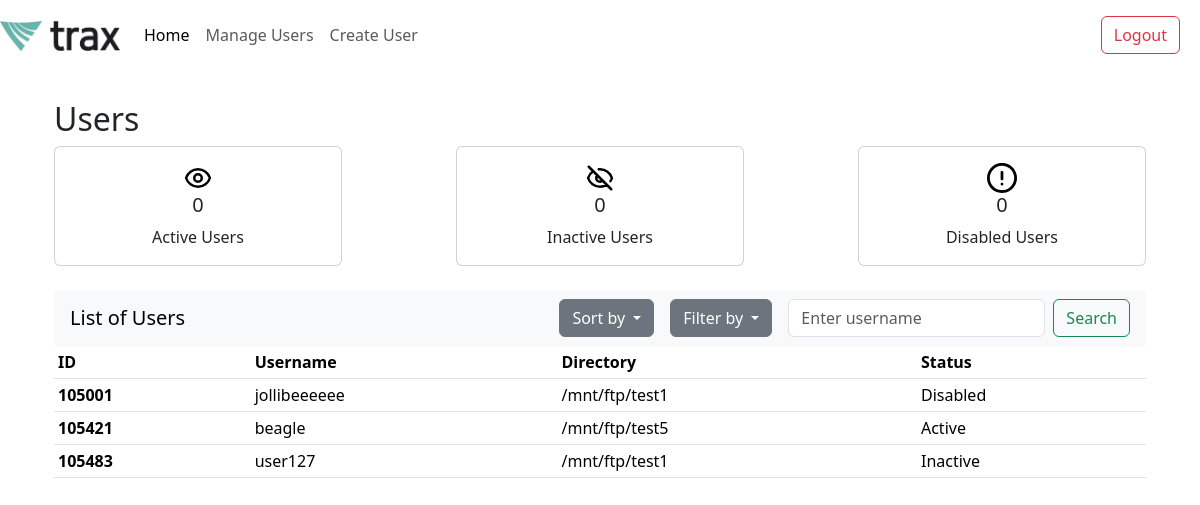
/home (signed in), run on an earlier commit of the app's database.
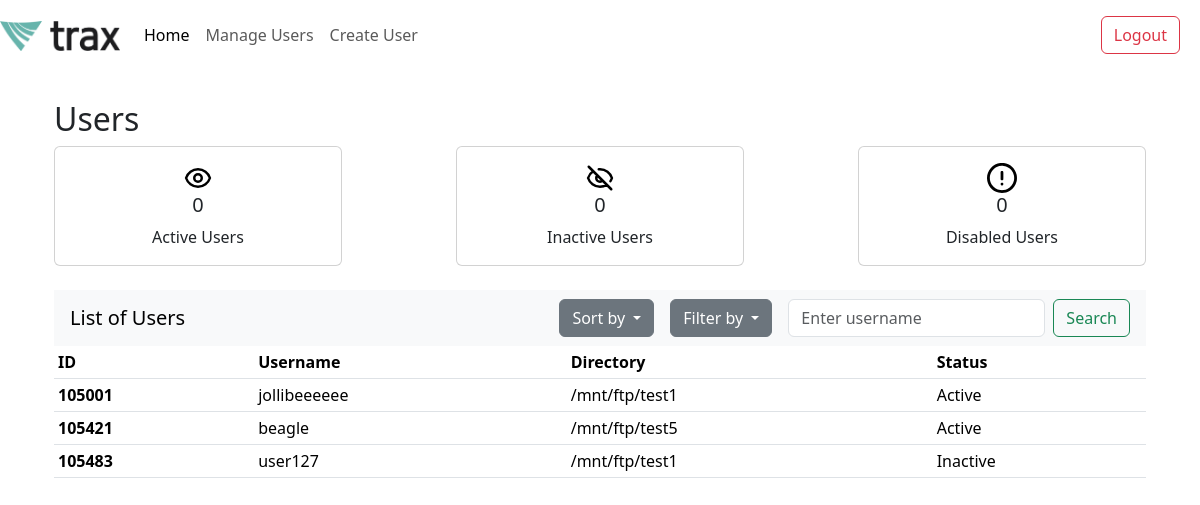
And on a later commit of the database.
### app.py (models this page shows, shortened)
class User(db.Model):
    id = db.Column(db.Integer, primary_key=True)
    username = db.Column(db.String(80), nullable=False, unique=True)
    password = db.Column(db.String(120), nullable=False)
    directory = db.Column(db.String(120), nullable=False)
    status = db.Column(db.String(10), nullable=False)

### app.py (the view)
@app.route('/home', methods=['GET'])
def home():
    if not session.get("username"):
        return redirect("/login")
    sort_by = request.args.get('sort_by', 'id')
    filter_status = request.args.get('filter_by', 'all')
    search_query = request.args.get('search', '')
    users = get_filtered_sorted_users(sort_by, filter_status, search_query)
    return render_template('home.html', users=users)

### app.py (called while the page is built)
def get_filtered_sorted_users(sort_by='id', filter_status='all', search_query=''):
    query = User.query
    if filter_status == 'active':
        query = query.filter_by(status='Active')
    elif filter_status == 'inactive':
        query = query.filter(User.status.in_(['Inactive', 'Disabled']))
    elif filter_status == 'all':
        query = query.filter(User.status.in_(['Active', 'Inactive', 'Disabled']))
    if sort_by == 'username':
        query = query.order_by(User.username)
    elif sort_by == 'id':
        query = query.order_by(User.id)
    elif sort_by == 'directory':
        query = query.order_by(User.directory)
    if search_query:
        query = query.filter(User.username.like(f'%{search_query}%'))  # case insensitive search
    return query.all()

### templates/home.html (shortened to what this page needs)
<!DOCTYPE html>
<html lang="en">
<head>
    <link href="https://cdn.jsdelivr.net/npm/bootstrap@5.3.3/dist/css/bootstrap.min.css" rel="stylesheet">
</head>
<body>
    {% extends "index.html" %}
    {% block content %}
    <div class="container">
        <h2>Users</h2>
        {% include 'card_component.html' %}
        <div class="table-responsive">
            {% include 'user_table.html' %}
        </div>
    </div>
    {% endblock %}

### templates/index.html (shortened to what this page needs)
<!DOCTYPE html>
<html lang="en">
<head>
    <link rel="stylesheet" href="{{ url_for('static', filename='home.css') }}">
    <link rel="stylesheet" href="{{ url_for('static', filename='manage-user.css') }}">
    <link href="https://cdn.jsdelivr.net/npm/bootstrap@5.3.3/dist/css/bootstrap.min.css" rel="stylesheet">
</head>
<body>
    <nav class="navbar navbar-expand-lg navbar-light" style="background-color: white;" aria-label="Main navigation">
      <a href="{{ url_for('home') }}" class="navbar-brand">
        <img src="{{ url_for('static', filename='img/trax logo.jpg') }}" width="120" height="30" alt="Trax Tech Logo">
      </a>
      <div id="navbarNavAltMarkup" class="collapse navbar-collapse">
        <div class="navbar-nav">
            <a href="{{ url_for('home') }}" class="nav-item nav-link {% if request.endpoint == 'home' %}active{% endif %}">Home</a>
            <a class="nav-item nav-link {% if request.endpoint == 'manage_user' %}active{% endif %}">Manage Users</a>
            <a href="#" class="nav-item nav-link">Create User</a>
        </div>
      </div>
      <nav class="navbar navbar-light" style="background-color: white;" aria-label="Secondary navigation">
        <form class="form-inline">
          <button class="btn btn-outline-danger" type="button" style="margin-right: 20px" onclick="logout()">Logout</button>
        </form>
      </nav>
    </nav>
    <section id="content" class="content-section">
      <div class="container">
        {% block content %}
        {% endblock %}
      </div>
    </section>
</body>
</html>

### templates/card_component.html (shortened to what this page needs)
<!DOCTYPE html>
<html lang="en">
<head>
    <link href="https://cdn.jsdelivr.net/npm/bootstrap@5.3.3/dist/css/bootstrap.min.css" rel="stylesheet">
</head>
<body>
    <div class="card-container d-flex justify-content-between">
        <div class="card text-center" style="width: 18rem;">
            <div class="card-body">
                <img src="static/img/eye-svgrepo-com.svg" alt="Active Card Icon" style="width: 30px; height: 30px;">
                <h5 id="active-users" class="card-title">0</h5>
                <p class="card-text">Active Users</p>
            </div>
        </div>
        <div class="card text-center" style="width: 18rem;">
            <div class="card-body">
                <img src="static/img/eye-slash-svgrepo-com.svg" alt="Inactive Card Icon" style="width: 30px; height: 30px;">
                <h5 id="inactive-users" class="card-title">0</h5>
                <p class="card-text">Inactive Users</p>
            </div>
        </div>
        <div class="card text-center" style="width: 18rem;">
            <div class="card-body">
                <img src="static/img/error-16-svgrepo-com.svg" alt="Disabled Card Icon" style="width: 30px; height: 30px;">
                <h5 id="disabled-users" class="card-title">0</h5>
                <p class="card-text">Disabled Users</p>
            </div>
        </div>
    </div>
</body>
</html>

### templates/user_table.html (shortened to what this page needs)
<!DOCTYPE html>
<html lang="en">
<head>
    <link href="https://cdn.jsdelivr.net/npm/bootstrap@5.3.3/dist/css/bootstrap.min.css" rel="stylesheet">
</head>
<body>
    <nav class="navbar navbar-light bg-light justify-content-between mt-4">
        <a class="navbar-brand ms-3">List of Users</a>
        <form class="form-inline d-flex align-items-center">
            <div class="dropdown me-3">
                <button class="btn btn-secondary dropdown-toggle" data-bs-toggle="dropdown" type="button" id="sortDropdown" aria-expanded="false">
                    Sort by
                </button>
            </div>
            <div class="dropdown me-3">
                <button class="btn btn-secondary dropdown-toggle" data-bs-toggle="dropdown" type="button" id="filterDropdown" aria-expanded="false">
                    Filter by
                </button>
            </div>
            <input class="form-control mr-sm-5" type="search" placeholder="Enter username" aria-label="Search" name="search" value="{{ request.args.get('search', '') }}"">
            <button class="btn btn-outline-success ms-2 me-3 my-2 my-sm-0" type="submit">Search</button>
        </form>
    </nav>
    <table class="table table-hover table-sm">
        <thead>
          <tr>
            <th scope="col">ID</th>
            <th scope="col">Username</th>
            <th scope="col">Directory</th>
            <th scope="col">Status</th>
          </tr>
        </thead>
        <tbody>
            {% if users %}
                {% for user in users %}
                <tr onclick=window.location.href="{{ url_for('manage_user', user_id=user.id) }}" style="cursor: pointer;">
                    <th scope="row">{{ user.id }}</th>
                    <td>{{ user.username }}</td>
                    <td>{{ user.directory }}</td>
                    <td>{{ user.status }}</td>
                </tr>
                {% endfor %}
            {% else %}
                <tr>
                    <td colspan="4" class="text-center">No users found</td>
                </tr>
            {% endif %}
        </tbody>
    </table>
</body>
</html>

### static/home.css (style rules this page uses)
.content-section { margin: 30px; }

### static/manage-user.css (style rules this page uses)
.content-section { margin: 30px; }

What changed in the data, as far as the page shows it:
changed User "jollibeeeeee": status "Disabled" → "Active"
